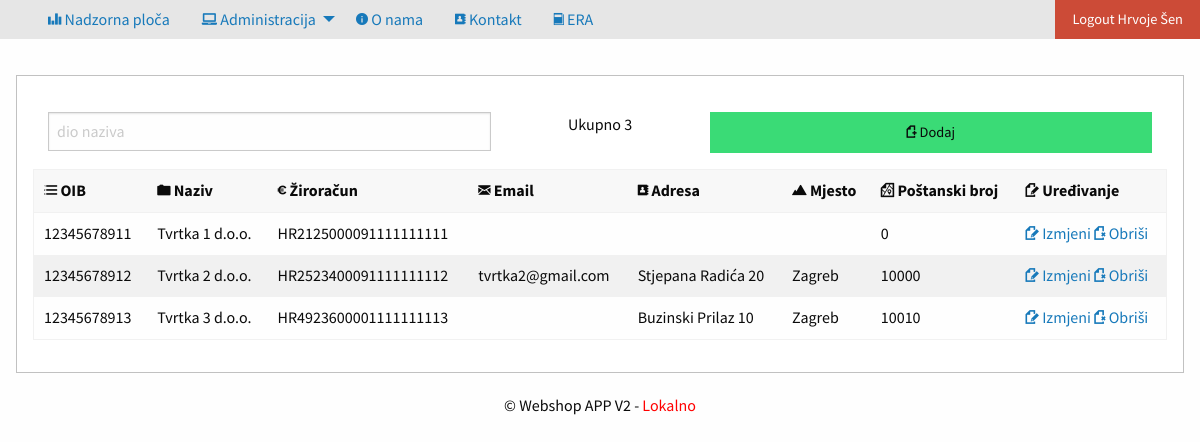
The page /privatno/dobavljaci/index.php (signed in) on the database its author committed.
### tables this page shows
create table dobavljac(
sifra			int (6) not null primary key auto_increment,
oib				char (11) not null,
naziv			varchar (100) not null,
ziroracun		varchar (50) not null,
email			varchar (100),
adresa			varchar (255),
mjesto			varchar (255),
postanskiBroj	int (5)
);

### konfiguracija.php (called while the page is built, shortened)
<?php
$rezultataPoStranici=10;

### privatno/dobavljaci/index.php (the view, shortened to what this page needs)
<?php include_once '../../konfiguracija.php';  provjeraLogin(); ?>
<?php
$uvjet = isset($_GET["uvjet"]) ? $_GET["uvjet"] : "";
$stranica=1;
?>
<!doctype html>
<html class="no-js" lang="en" dir="ltr">
	<head>
		<?php include_once '../../predlosci/zaglavlje.php'; ?>
	</head>
	<body>
		<?php include_once '../../predlosci/izbornik.php'; ?>
		<div class="row">
			<div class="callout">
				<div class="row">
					<div class="grid-x grid-padding-x">
						<div class="large-auto cell">
							<form method="GET">
								<input type="text" placeholder="dio naziva" name="uvjet"
								value="<?php echo $uvjet; ?>"/>
							</form>
						</div>
						<?php
							$uvjetUpit="%" . $uvjet . "%";
							$izraz=$veza->prepare("select count(*) from dobavljac where naziv like :uvjet");
							$izraz->execute(array("uvjet"=>$uvjetUpit));
							$ukupnoDobavljaca=$izraz->fetchColumn();
						?>
						<div class="cell large-2" style="text-align: center;">Ukupno
							<?php echo $ukupnoDobavljaca; ?><br />
						</div>
						<div class="large-auto cell">
							<a href="unos.php" class="success button expanded"><i title="Dodaj" class="step fi-page-add size-48"></i> Dodaj</a>
						</div>
					</div>
				</div>
					<table>
						<thead>
							<tr>
								<th><i title="OIB" class="step fi-list-number size-48"></i> OIB</th>
								<th><i title="Naziv" class="step fi-folder size-48"></i> Naziv</th>
								<th><i title="Žiroračun" class="step fi-euro size-48"></i> Žiroračun</th>
								<th><i title="Email" class="step fi-mail size-48"></i> Email</th>
								<th><i title="Adresa" class="step fi-address-book size-48"></i> Adresa</th>
								<th><i title="Mjesto" class="step fi-mountains size-48"></i> Mjesto</th>
								<th><i title="Poštanski broj" class="step fi-map size-48"></i> Poštanski broj</th>
								<th><i title="Uređivanje" class="step fi-page-edit size-48"></i> Uređivanje</th>
							</tr>
						</thead>
						<tbody>
							<?php
							if((($rezultataPoStranici*$stranica)-$rezultataPoStranici)<0){
							$izraz = $veza->prepare("select * from dobavljac
							where naziv like :uvjet");
							} else {
							$izraz = $veza->prepare("select * from dobavljac
							where naziv like :uvjet limit " . (($rezultataPoStranici*$stranica)-$rezultataPoStranici) . ", " . $rezultataPoStranici);
							}
							$uvjet="%" . $uvjet . "%";
							$izraz->execute(array("uvjet"=>$uvjet));
							$rezultati = $izraz->fetchAll(PDO::FETCH_OBJ);
							foreach ($rezultati as $red) :
							?>
							<tr>
								<td><?php echo $red->oib; ?></td>
								<td><?php echo $red->naziv; ?></td>
								<td><?php echo $red->ziroracun; ?></td>
								<td><?php echo $red->email; ?></td>
								<td><?php echo $red->adresa; ?></td>
								<td><?php echo $red->mjesto; ?></td>
								<td><?php echo $red->postanskiBroj; ?></td>
								<td>
									<a href="promjena.php?sifra=<?php echo $red->sifra;
									if(isset($_GET["uvjet"])){
										echo "&uvjet=" . $_GET["uvjet"];
									}?>"><i title="Promjena" class="step fi-page-edit size-48"></i> Izmjeni</a>
									<a href="brisanje.php?sifra=<?php echo $red->sifra;
										if(isset($_GET["uvjet"])){
										echo "&uvjet=" . $_GET["uvjet"];
									}?>"><i title="Obriši" class="step fi-page-delete size-48"></i> Obriši</a>
								</td>
							</tr>
							<?php endforeach; ?>
						</tbody>
					</table>
			</div>
		</div>
		<?php	include_once '../../predlosci/podnozje.php'; ?>
	</body>
</html>

### css/app.css (style rules this page uses)
body { font-family: 'Source Sans Pro', sans-serif; }
.row { max-width: 100%; padding-top: 20px; }

### rows shown on the page
dobavljac: oib "12345678911", naziv "Tvrtka 1 d.o.o.", ziroracun "HR2125000091111111111", postanskiBroj "0"
dobavljac: oib "12345678912", naziv "Tvrtka 2 d.o.o.", ziroracun "HR2523400091111111112", email "tvrtka2@gmail.com", adresa "Stjepana Radića 20", mjesto "Zagreb", postanskiBroj "10000"
dobavljac: oib "12345678913", naziv "Tvrtka 3 d.o.o.", ziroracun "HR4923600001111111113", adresa "Buzinski Prilaz 10", mjesto "Zagreb", postanskiBroj "10010"

### other values the page prints
$_SESSION["logiran"]->ime "Hrvoje"
$_SESSION["logiran"]->prezime "Šen"
$ukupnoDobavljaca "3"
$naslovAplikacije "Webshop APP V2"
